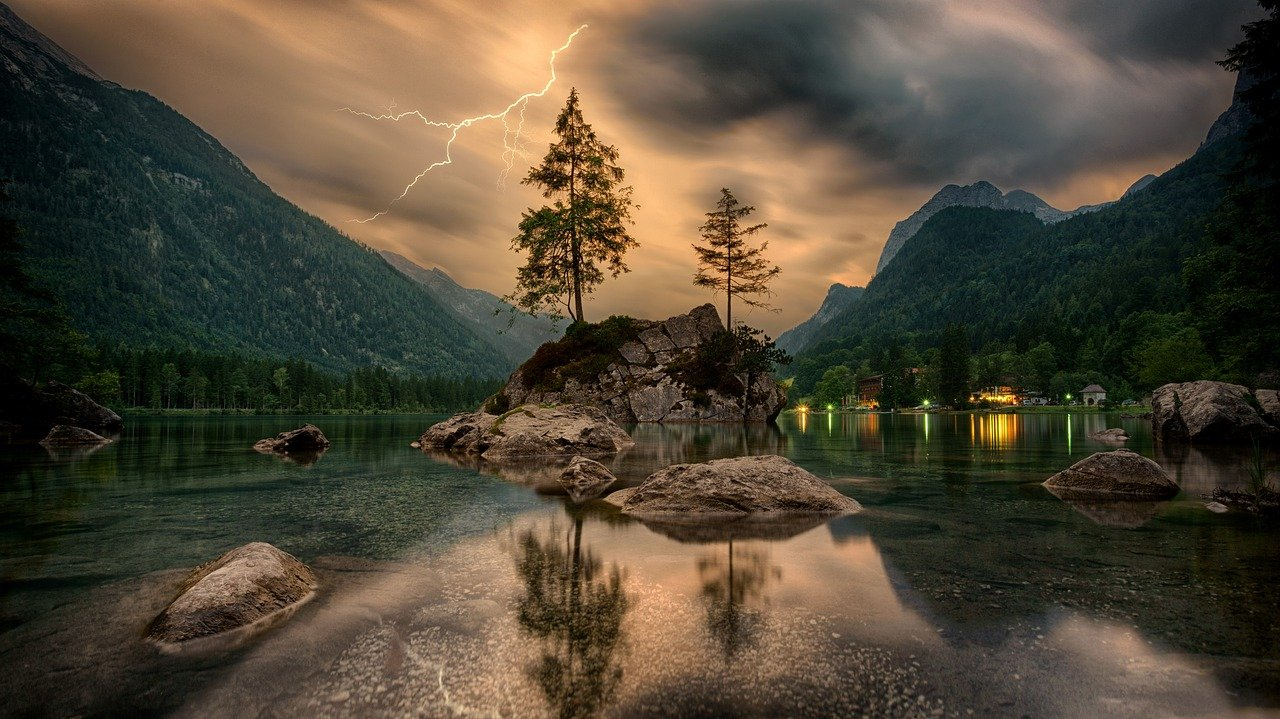
#> input picture Image-Manipulation/04-Image-Pyramid/Images/input1.jpg, 1280 x 719 px
$ python pyramid_layer.py
#> lines starting #> are read from the running program, lines starting #| are printed output that depends on the picture
import cv2
import matplotlib.pyplot as plt

img = cv2.imread("Images/input1.jpg")
#> img is the input picture: shape (719, 1280, 3); mean B, G, R 54.5, 71.1, 79.8

layer = img.copy()

for i in range(7):
    plt.subplot(3, 3, i + 1)

    if(i<4):
        # using pyrDown() function
        layer = cv2.pyrDown(layer)

        plt.imshow(layer)
        cv2.imshow("str(i)", layer)
    else:
        # using pyrUp() function
        layer = cv2.pyrUp(layer)

        plt.imshow(layer)
        cv2.imshow("str(i)", layer)
    cv2.waitKey(0)
#> this loop made 7 passes
#> pass 2, `layer = cv2.pyrDown(layer)`:
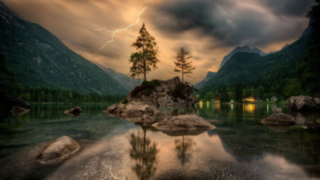
#> layer: shape (180, 320, 3); mean B, G, R 54.6, 71.1, 80
#> pass 3, `layer = cv2.pyrDown(layer)`:
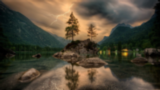
#> layer: shape (90, 160, 3); mean B, G, R 54.7, 71.3, 80.1
#> after the loop:
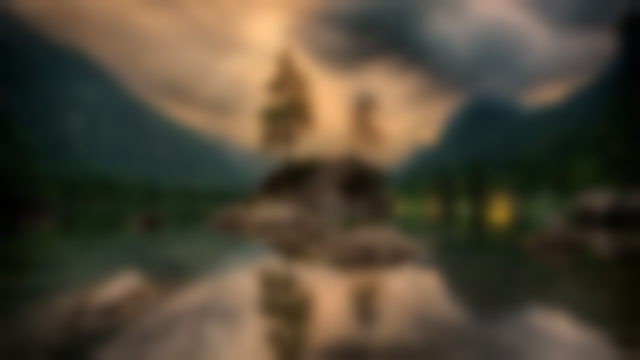
#> layer: shape (360, 640, 3); mean B, G, R 54.8, 71.3, 80.1


cv2.destroyAllWindows()
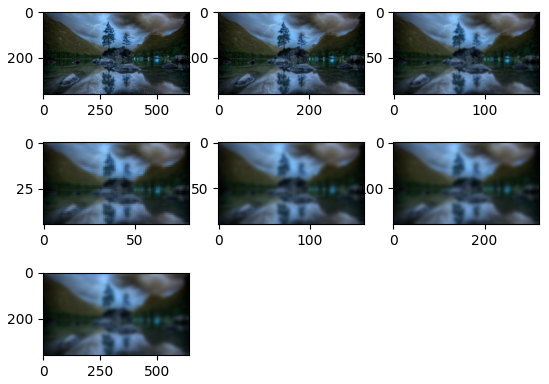
#> figure drawn by matplotlib, 7 panels; B, G, R data is drawn as R, G, B

$ run again, with Image-Manipulation/04-Image-Pyramid/Images/input3.jpg copied over Image-Manipulation/04-Image-Pyramid/Images/input1.jpg
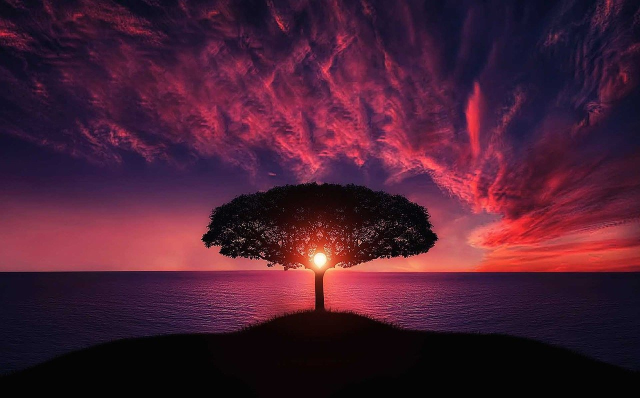
#> input picture Image-Manipulation/04-Image-Pyramid/Images/input3.jpg, 1280 x 796 px (shown at 1/2 size)
#> img is the input picture: shape (796, 1280, 3); mean B, G, R 51.3, 30.5, 73.7
#> the loop `for i in range(7):` made 7 passes
#> pass 1, `layer = cv2.pyrDown(layer)`:
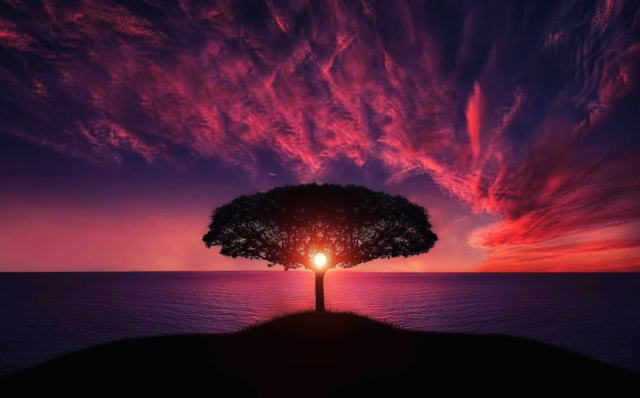
#> layer: shape (398, 640, 3); mean B, G, R 51.3, 30.5, 73.7
#> after the loop `for i in range(7):`:
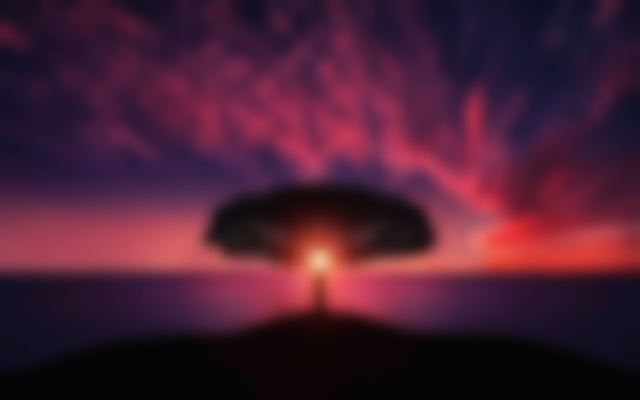
#> layer: shape (400, 640, 3); mean B, G, R 51.3, 30.5, 73.5

$ run again, with Image-Manipulation/04-Image-Pyramid/Images/input4.jpg copied over Image-Manipulation/04-Image-Pyramid/Images/input1.jpg
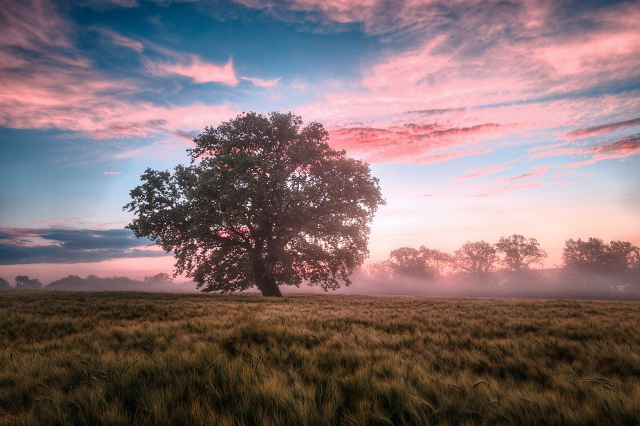
#> input picture Image-Manipulation/04-Image-Pyramid/Images/input4.jpg, 1280 x 852 px (shown at 1/2 size)
#> img is the input picture: shape (852, 1280, 3); mean B, G, R 113, 110.8, 130.1
#> the loop `for i in range(7):` made 7 passes
#> pass 1, `layer = cv2.pyrDown(layer)`:
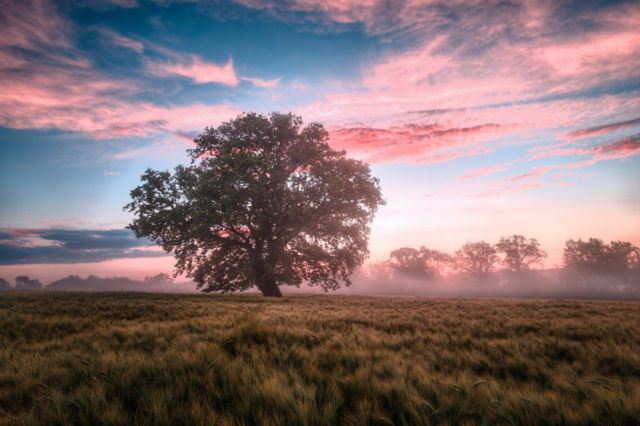
#> layer: shape (426, 640, 3); mean B, G, R 113.1, 110.9, 130.1
#> after the loop `for i in range(7):`:
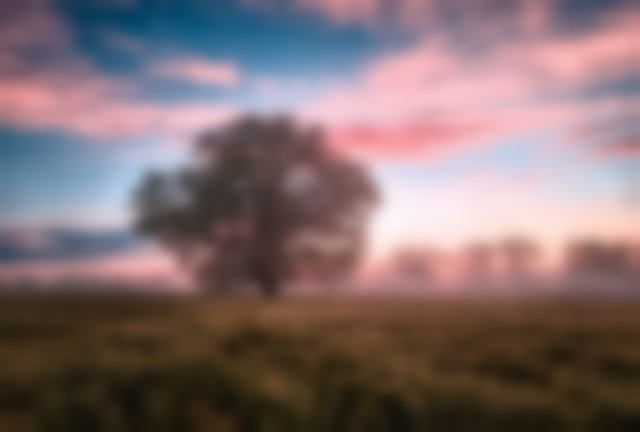
#> layer: shape (432, 640, 3); mean B, G, R 111.9, 109.9, 129
